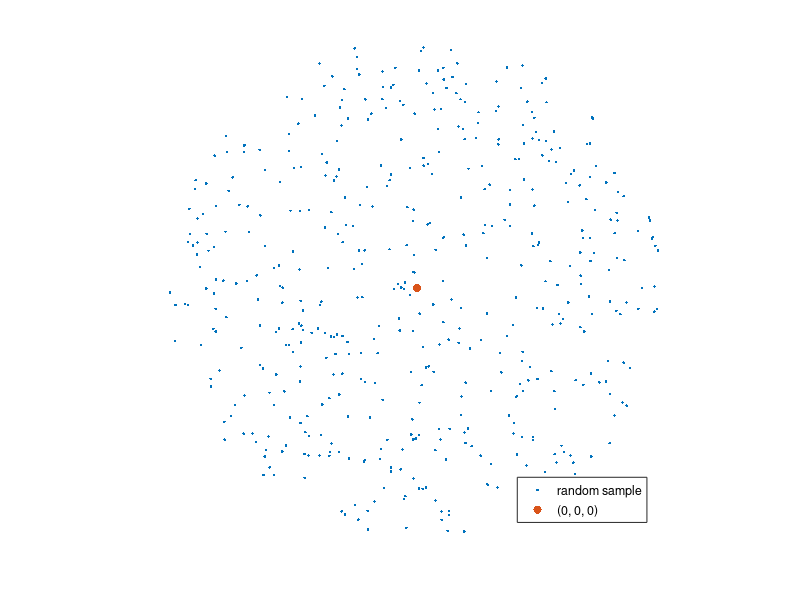

Write MATLAB code to recreate this figure. (Note: this script raises an error after producing the figure.)
%% Generation of Sample of Isotropic Directions in d-dimensional space
%%

close all
clear variables
clc


%% Parameters

% sample size
n = 5e2;
% dimension
d = 4;
% flag to run animation
run_animation = false;


%% Generation
% The aim is to generate isotroic directions in general $d$-dimensional space.
% Used property is that random vector
% $Y = \frac{X}{||X||_2}$
% is uniform on $d$-dimensional unit sphere if
% $X = (X_1, \ldots, X_d)$ where $X_i\sim\mathcal{N}(0, 1)$.
%
% Note that random vector $Y$ has unit norm.

% generate array of n times d elements from N(0, 1);
X = randn(n, d);
% compute norm of every row
X_norm = sqrt(sum(X.^2, 2));
% compute Y
Y = X ./ X_norm;


%% Vizualization

% draw only if dimension can be worked with
projection_note = "";
switch d
    case 1
        % if only 1d, do not continue
        return
    case 2
        % if only 2d, add third coordinate with only zero values
        Y = [Y, zeros(n, 1)];
    case 3
        % 3d case can be drawn without changes
    otherwise
        % if higher dimensions, only projection to 3d will be shown
        projection_note = " (projection)";
end

hf = figure("Name", "isotropic_in_nd",...
    "Color", "white");
hold on

% draw random points
scatter3(Y(:, 1), Y(:, 2), Y(:, 3), ". black",...
    "DisplayName", "random sample")
% draw point (0, 0, 0) for orientation
scatter3(0, 0, 0, "filled", "red",...
    "DisplayName", "(0, 0, 0)")

% remove axis to look better in 3d
axis vis3d off

% add legend with title
hl = legend("Location", "southeast");
title(hl, "Isotropic Directions in " + d + "d" + projection_note)

% run animation while figure window is open
angl = 1;
while isgraphics(hf) && run_animation
    view(angl, 90 - abs(angl - 180))
    angl = mod(angl + 1, 360);
    drawnow
end
